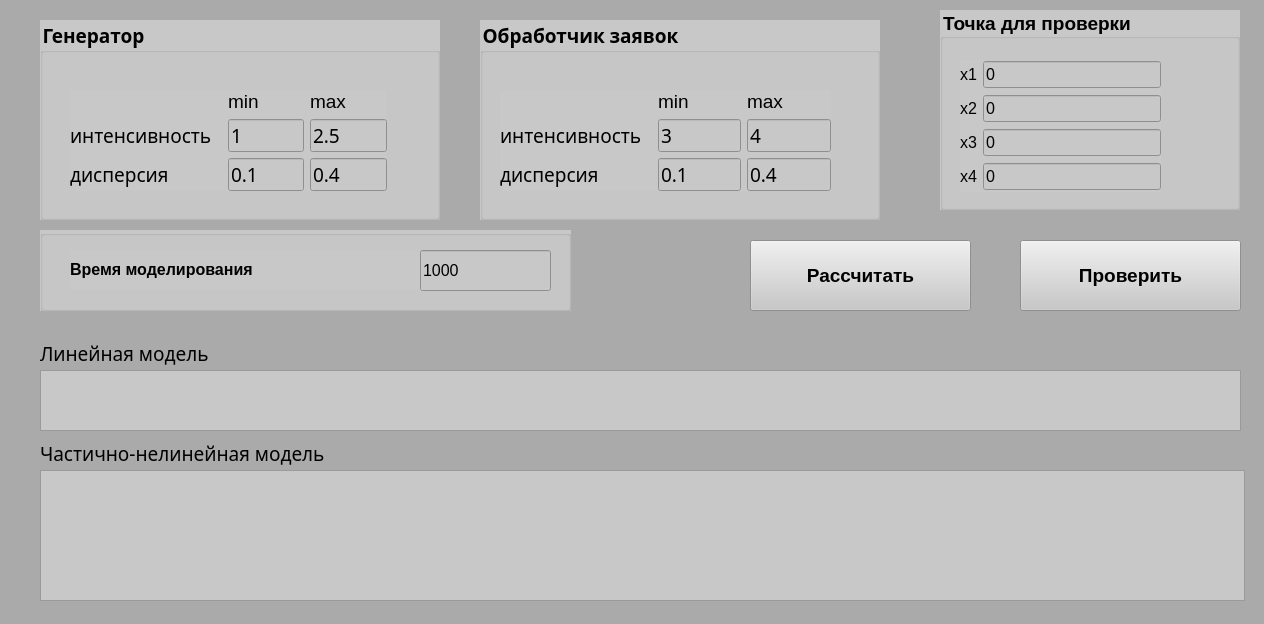
<?xml version="1.0" encoding="UTF-8"?>
<ui version="4.0">
 <class>Form</class>
 <widget class="QWidget" name="Form">
  <property name="geometry">
   <rect>
    <x>0</x>
    <y>0</y>
    <width>1264</width>
    <height>624</height>
   </rect>
  </property>
  <property name="sizePolicy">
   <sizepolicy hsizetype="Fixed" vsizetype="Fixed">
    <horstretch>0</horstretch>
    <verstretch>0</verstretch>
   </sizepolicy>
  </property>
  <property name="font">
   <font>
    <family>Monaco</family>
    <pointsize>14</pointsize>
   </font>
  </property>
  <property name="windowTitle">
   <string>EP lab_2</string>
  </property>
  <property name="styleSheet">
   <string notr="true">background-color: rgb(170, 170, 170);</string>
  </property>
  <widget class="QPushButton" name="calcButton">
   <property name="geometry">
    <rect>
     <x>750</x>
     <y>240</y>
     <width>221</width>
     <height>71</height>
    </rect>
   </property>
   <property name="font">
    <font>
     <family>Segoe UI</family>
     <pointsize>14</pointsize>
     <bold>true</bold>
    </font>
   </property>
   <property name="styleSheet">
    <string notr="true">background-color: rgb(200, 200, 200);</string>
   </property>
   <property name="text">
    <string>Рассчитать</string>
   </property>
  </widget>
  <widget class="QGroupBox" name="groupBox_3">
   <property name="geometry">
    <rect>
     <x>40</x>
     <y>230</y>
     <width>531</width>
     <height>81</height>
    </rect>
   </property>
   <property name="font">
    <font>
     <family>Monaco</family>
     <pointsize>14</pointsize>
    </font>
   </property>
   <property name="styleSheet">
    <string notr="true">background-color: rgb(200, 200, 200);</string>
   </property>
   <property name="title">
    <string/>
   </property>
   <widget class="QLabel" name="label_req_cnt">
    <property name="geometry">
     <rect>
      <x>30</x>
      <y>20</y>
      <width>357</width>
      <height>39</height>
     </rect>
    </property>
    <property name="font">
     <font>
      <family>Segoe UI</family>
      <pointsize>12</pointsize>
      <bold>true</bold>
     </font>
    </property>
    <property name="text">
     <string>Время моделирования   </string>
    </property>
   </widget>
   <widget class="QLineEdit" name="line_edit_time">
    <property name="geometry">
     <rect>
      <x>380</x>
      <y>20</y>
      <width>131</width>
      <height>41</height>
     </rect>
    </property>
    <property name="font">
     <font>
      <family>Segoe UI</family>
      <pointsize>12</pointsize>
      <bold>false</bold>
     </font>
    </property>
    <property name="text">
     <string>1000</string>
    </property>
   </widget>
  </widget>
  <widget class="QTableWidget" name="table">
   <property name="enabled">
    <bool>false</bool>
   </property>
   <property name="geometry">
    <rect>
     <x>1710</x>
     <y>630</y>
     <width>1811</width>
     <height>171</height>
    </rect>
   </property>
   <property name="layoutDirection">
    <enum>Qt::LeftToRight</enum>
   </property>
   <property name="styleSheet">
    <string notr="true">background-color: rgb(255, 255, 255);</string>
   </property>
   <property name="textElideMode">
    <enum>Qt::ElideMiddle</enum>
   </property>
   <attribute name="horizontalHeaderVisible">
    <bool>false</bool>
   </attribute>
   <attribute name="horizontalHeaderDefaultSectionSize">
    <number>90</number>
   </attribute>
   <attribute name="verticalHeaderVisible">
    <bool>false</bool>
   </attribute>
   <row>
    <property name="text">
     <string>Новая строка</string>
    </property>
   </row>
   <row>
    <property name="text">
     <string>Новая строка</string>
    </property>
   </row>
   <column>
    <property name="text">
     <string>Новый столбец</string>
    </property>
   </column>
   <column>
    <property name="text">
     <string>Новый столбец</string>
    </property>
   </column>
   <column>
    <property name="text">
     <string>Новый столбец</string>
    </property>
   </column>
   <column>
    <property name="text">
     <string>Новый столбец</string>
    </property>
   </column>
   <column>
    <property name="text">
     <string>Новый столбец</string>
    </property>
   </column>
   <column>
    <property name="text">
     <string>Новый столбец</string>
    </property>
   </column>
   <column>
    <property name="text">
     <string>Новый столбец</string>
    </property>
   </column>
   <column>
    <property name="text">
     <string>Новый столбец</string>
    </property>
   </column>
   <column>
    <property name="text">
     <string>Новый столбец</string>
    </property>
   </column>
   <column>
    <property name="text">
     <string>Новый столбец</string>
    </property>
   </column>
   <column>
    <property name="text">
     <string>Новый столбец</string>
    </property>
   </column>
   <column>
    <property name="text">
     <string>Новый столбец</string>
    </property>
   </column>
   <column>
    <property name="text">
     <string>Новый столбец</string>
    </property>
   </column>
   <column>
    <property name="text">
     <string>Новый столбец</string>
    </property>
   </column>
   <column>
    <property name="text">
     <string>Новый столбец</string>
    </property>
   </column>
   <column>
    <property name="text">
     <string>Новый столбец</string>
    </property>
   </column>
   <column>
    <property name="text">
     <string>Новый столбец</string>
    </property>
   </column>
   <column>
    <property name="text">
     <string>Новый столбец</string>
    </property>
   </column>
   <column>
    <property name="text">
     <string>Новый столбец</string>
    </property>
   </column>
   <column>
    <property name="text">
     <string>Новый столбец</string>
    </property>
   </column>
   <item row="0" column="0">
    <property name="text">
     <string>№ опыта</string>
    </property>
    <property name="textAlignment">
     <set>AlignCenter</set>
    </property>
   </item>
   <item row="0" column="1">
    <property name="text">
     <string>x0</string>
    </property>
    <property name="textAlignment">
     <set>AlignCenter</set>
    </property>
   </item>
   <item row="0" column="2">
    <property name="text">
     <string>x1</string>
    </property>
    <property name="textAlignment">
     <set>AlignCenter</set>
    </property>
   </item>
   <item row="0" column="3">
    <property name="text">
     <string>x2</string>
    </property>
    <property name="textAlignment">
     <set>AlignCenter</set>
    </property>
   </item>
   <item row="0" column="4">
    <property name="text">
     <string>x3</string>
    </property>
    <property name="textAlignment">
     <set>AlignCenter</set>
    </property>
   </item>
   <item row="0" column="5">
    <property name="text">
     <string>x4</string>
    </property>
    <property name="textAlignment">
     <set>AlignCenter</set>
    </property>
   </item>
   <item row="0" column="6">
    <property name="text">
     <string>x1x2</string>
    </property>
    <property name="textAlignment">
     <set>AlignCenter</set>
    </property>
   </item>
   <item row="0" column="7">
    <property name="text">
     <string>x1x3</string>
    </property>
    <property name="textAlignment">
     <set>AlignCenter</set>
    </property>
   </item>
   <item row="0" column="8">
    <property name="text">
     <string>x1x4</string>
    </property>
    <property name="textAlignment">
     <set>AlignCenter</set>
    </property>
   </item>
   <item row="0" column="9">
    <property name="text">
     <string>x2x3</string>
    </property>
    <property name="textAlignment">
     <set>AlignCenter</set>
    </property>
   </item>
   <item row="0" column="10">
    <property name="text">
     <string>x2x4</string>
    </property>
    <property name="textAlignment">
     <set>AlignCenter</set>
    </property>
   </item>
   <item row="0" column="11">
    <property name="text">
     <string>x3x4</string>
    </property>
    <property name="textAlignment">
     <set>AlignCenter</set>
    </property>
   </item>
   <item row="0" column="12">
    <property name="text">
     <string>x1x2x3</string>
    </property>
    <property name="textAlignment">
     <set>AlignCenter</set>
    </property>
   </item>
   <item row="0" column="13">
    <property name="text">
     <string>x1x2x4</string>
    </property>
    <property name="textAlignment">
     <set>AlignCenter</set>
    </property>
   </item>
   <item row="0" column="14">
    <property name="text">
     <string>x1x3x4</string>
    </property>
    <property name="textAlignment">
     <set>AlignCenter</set>
    </property>
   </item>
   <item row="0" column="15">
    <property name="text">
     <string>x2x3x4</string>
    </property>
    <property name="textAlignment">
     <set>AlignCenter</set>
    </property>
   </item>
   <item row="0" column="16">
    <property name="text">
     <string>x1x2x3x4</string>
    </property>
    <property name="textAlignment">
     <set>AlignCenter</set>
    </property>
   </item>
   <item row="0" column="17">
    <property name="text">
     <string>Y</string>
    </property>
    <property name="textAlignment">
     <set>AlignCenter</set>
    </property>
   </item>
   <item row="0" column="18">
    <property name="text">
     <string>Yл</string>
    </property>
    <property name="textAlignment">
     <set>AlignCenter</set>
    </property>
   </item>
   <item row="0" column="19">
    <property name="text">
     <string>Yнл</string>
    </property>
    <property name="textAlignment">
     <set>AlignCenter</set>
    </property>
   </item>
   <item row="1" column="0">
    <property name="text">
     <string>1</string>
    </property>
   </item>
  </widget>
  <widget class="QGroupBox" name="groupBox_4">
   <property name="geometry">
    <rect>
     <x>940</x>
     <y>10</y>
     <width>300</width>
     <height>200</height>
    </rect>
   </property>
   <property name="font">
    <font>
     <family>Segoe UI</family>
     <pointsize>14</pointsize>
     <bold>true</bold>
    </font>
   </property>
   <property name="styleSheet">
    <string notr="true">background-color: rgb(200, 200, 200);</string>
   </property>
   <property name="title">
    <string>Точка для проверки</string>
   </property>
   <widget class="QWidget" name="gridLayoutWidget_5">
    <property name="geometry">
     <rect>
      <x>20</x>
      <y>50</y>
      <width>201</width>
      <height>132</height>
     </rect>
    </property>
    <layout class="QGridLayout" name="gridLayout_8">
     <item row="0" column="1">
      <widget class="QLineEdit" name="line_edit_gen_int">
       <property name="font">
        <font>
         <family>Segoe UI</family>
         <pointsize>12</pointsize>
        </font>
       </property>
       <property name="text">
        <string>0</string>
       </property>
      </widget>
     </item>
     <item row="1" column="0">
      <widget class="QLabel" name="label_a_7">
       <property name="font">
        <font>
         <family>Segoe UI</family>
         <pointsize>12</pointsize>
        </font>
       </property>
       <property name="text">
        <string notr="true">x2</string>
       </property>
      </widget>
     </item>
     <item row="2" column="1">
      <widget class="QLineEdit" name="line_edit_pm_int">
       <property name="font">
        <font>
         <family>Segoe UI</family>
         <pointsize>12</pointsize>
        </font>
       </property>
       <property name="text">
        <string>0</string>
       </property>
      </widget>
     </item>
     <item row="0" column="0">
      <widget class="QLabel" name="label_a_9">
       <property name="font">
        <font>
         <family>Segoe UI</family>
         <pointsize>12</pointsize>
        </font>
       </property>
       <property name="text">
        <string notr="true">x1</string>
       </property>
      </widget>
     </item>
     <item row="1" column="1">
      <widget class="QLineEdit" name="line_edit_gen_var">
       <property name="font">
        <font>
         <family>Segoe UI</family>
         <pointsize>12</pointsize>
        </font>
       </property>
       <property name="text">
        <string>0</string>
       </property>
      </widget>
     </item>
     <item row="3" column="1">
      <widget class="QLineEdit" name="line_edit_pm_var">
       <property name="font">
        <font>
         <family>Segoe UI</family>
         <pointsize>12</pointsize>
        </font>
       </property>
       <property name="text">
        <string>0</string>
       </property>
      </widget>
     </item>
     <item row="2" column="0">
      <widget class="QLabel" name="label_a_12">
       <property name="font">
        <font>
         <family>Segoe UI</family>
         <pointsize>12</pointsize>
        </font>
       </property>
       <property name="text">
        <string notr="true">x3</string>
       </property>
      </widget>
     </item>
     <item row="3" column="0">
      <widget class="QLabel" name="label_a_13">
       <property name="font">
        <font>
         <family>Segoe UI</family>
         <pointsize>12</pointsize>
        </font>
       </property>
       <property name="text">
        <string notr="true">x4</string>
       </property>
      </widget>
     </item>
    </layout>
   </widget>
  </widget>
  <widget class="QPushButton" name="checkButton">
   <property name="geometry">
    <rect>
     <x>1020</x>
     <y>240</y>
     <width>221</width>
     <height>71</height>
    </rect>
   </property>
   <property name="font">
    <font>
     <family>Segoe UI</family>
     <pointsize>14</pointsize>
     <bold>true</bold>
    </font>
   </property>
   <property name="styleSheet">
    <string notr="true">background-color: rgb(200, 200, 200);</string>
   </property>
   <property name="text">
    <string>Проверить</string>
   </property>
  </widget>
  <widget class="QLabel" name="label_b_8">
   <property name="geometry">
    <rect>
     <x>40</x>
     <y>440</y>
     <width>311</width>
     <height>26</height>
    </rect>
   </property>
   <property name="font">
    <font>
     <family>Monaco</family>
     <pointsize>14</pointsize>
    </font>
   </property>
   <property name="text">
    <string notr="true">Частично-нелинейная модель</string>
   </property>
  </widget>
  <widget class="QTextBrowser" name="line_edit_nonlin_res">
   <property name="geometry">
    <rect>
     <x>40</x>
     <y>470</y>
     <width>1205</width>
     <height>131</height>
    </rect>
   </property>
   <property name="styleSheet">
    <string notr="true">background-color: rgb(200, 200, 200);</string>
   </property>
  </widget>
  <widget class="QLabel" name="label_a_8">
   <property name="geometry">
    <rect>
     <x>40</x>
     <y>340</y>
     <width>281</width>
     <height>26</height>
    </rect>
   </property>
   <property name="font">
    <font>
     <family>Monaco</family>
     <pointsize>14</pointsize>
    </font>
   </property>
   <property name="text">
    <string notr="true">Линейная модель</string>
   </property>
  </widget>
  <widget class="QTextBrowser" name="line_edit_lin_res">
   <property name="geometry">
    <rect>
     <x>40</x>
     <y>370</y>
     <width>1201</width>
     <height>61</height>
    </rect>
   </property>
   <property name="styleSheet">
    <string notr="true">background-color: rgb(200, 200, 200);</string>
   </property>
  </widget>
  <widget class="QGroupBox" name="groupBox_2">
   <property name="geometry">
    <rect>
     <x>480</x>
     <y>20</y>
     <width>400</width>
     <height>200</height>
    </rect>
   </property>
   <property name="font">
    <font>
     <family>Monaco</family>
     <pointsize>14</pointsize>
     <bold>true</bold>
    </font>
   </property>
   <property name="styleSheet">
    <string notr="true">background-color: rgb(200, 200, 200);</string>
   </property>
   <property name="title">
    <string>Обработчик заявок</string>
   </property>
   <widget class="QWidget" name="gridLayoutWidget_2">
    <property name="geometry">
     <rect>
      <x>20</x>
      <y>70</y>
      <width>331</width>
      <height>101</height>
     </rect>
    </property>
    <layout class="QGridLayout" name="gridLayout_4">
     <item row="2" column="0">
      <widget class="QLabel" name="label_a_3">
       <property name="font">
        <font>
         <family>Monaco</family>
         <pointsize>14</pointsize>
        </font>
       </property>
       <property name="text">
        <string notr="true">дисперсия </string>
       </property>
      </widget>
     </item>
     <item row="2" column="1">
      <widget class="QLineEdit" name="line_edit_min_pm_var">
       <property name="font">
        <font>
         <family>Monaco</family>
         <pointsize>14</pointsize>
        </font>
       </property>
       <property name="text">
        <string>0.1</string>
       </property>
      </widget>
     </item>
     <item row="2" column="2">
      <widget class="QLineEdit" name="line_edit_max_pm_var">
       <property name="font">
        <font>
         <family>Monaco</family>
         <pointsize>14</pointsize>
        </font>
       </property>
       <property name="text">
        <string>0.4</string>
       </property>
      </widget>
     </item>
     <item row="1" column="0">
      <widget class="QLabel" name="label_a_4">
       <property name="font">
        <font>
         <family>Monaco</family>
         <pointsize>14</pointsize>
        </font>
       </property>
       <property name="text">
        <string notr="true">интенсивность  </string>
       </property>
      </widget>
     </item>
     <item row="1" column="1">
      <widget class="QLineEdit" name="line_edit_min_pm_int">
       <property name="font">
        <font>
         <family>Monaco</family>
         <pointsize>14</pointsize>
        </font>
       </property>
       <property name="text">
        <string>3</string>
       </property>
      </widget>
     </item>
     <item row="0" column="1">
      <widget class="QLabel" name="label_6">
       <property name="font">
        <font>
         <pointsize>14</pointsize>
        </font>
       </property>
       <property name="text">
        <string>min</string>
       </property>
      </widget>
     </item>
     <item row="0" column="2">
      <widget class="QLabel" name="label_7">
       <property name="font">
        <font>
         <pointsize>14</pointsize>
        </font>
       </property>
       <property name="text">
        <string>max</string>
       </property>
      </widget>
     </item>
     <item row="1" column="2">
      <widget class="QLineEdit" name="line_edit_max_pm_int">
       <property name="font">
        <font>
         <family>Monaco</family>
         <pointsize>14</pointsize>
        </font>
       </property>
       <property name="text">
        <string>4</string>
       </property>
      </widget>
     </item>
    </layout>
   </widget>
  </widget>
  <widget class="QGroupBox" name="groupBox">
   <property name="geometry">
    <rect>
     <x>40</x>
     <y>20</y>
     <width>400</width>
     <height>200</height>
    </rect>
   </property>
   <property name="font">
    <font>
     <family>Monaco</family>
     <pointsize>14</pointsize>
     <bold>true</bold>
    </font>
   </property>
   <property name="styleSheet">
    <string notr="true">background-color: rgb(200, 200, 200);</string>
   </property>
   <property name="title">
    <string>Генератор</string>
   </property>
   <widget class="QWidget" name="gridLayoutWidget">
    <property name="geometry">
     <rect>
      <x>30</x>
      <y>70</y>
      <width>317</width>
      <height>101</height>
     </rect>
    </property>
    <layout class="QGridLayout" name="gridLayout_3">
     <item row="2" column="0">
      <widget class="QLabel" name="label_a_2">
       <property name="font">
        <font>
         <family>Monaco</family>
         <pointsize>14</pointsize>
        </font>
       </property>
       <property name="text">
        <string notr="true">дисперсия</string>
       </property>
      </widget>
     </item>
     <item row="0" column="2">
      <widget class="QLabel" name="label_8">
       <property name="font">
        <font>
         <pointsize>14</pointsize>
        </font>
       </property>
       <property name="text">
        <string>max</string>
       </property>
      </widget>
     </item>
     <item row="2" column="2">
      <widget class="QLineEdit" name="line_edit_max_gen_var">
       <property name="font">
        <font>
         <family>Monaco</family>
         <pointsize>14</pointsize>
        </font>
       </property>
       <property name="text">
        <string>0.4</string>
       </property>
      </widget>
     </item>
     <item row="1" column="1">
      <widget class="QLineEdit" name="line_edit_min_gen_int">
       <property name="font">
        <font>
         <family>Monaco</family>
         <pointsize>14</pointsize>
        </font>
       </property>
       <property name="text">
        <string>1</string>
       </property>
      </widget>
     </item>
     <item row="1" column="0">
      <widget class="QLabel" name="label_b">
       <property name="font">
        <font>
         <family>Monaco</family>
         <pointsize>14</pointsize>
        </font>
       </property>
       <property name="text">
        <string notr="true">интенсивность  </string>
       </property>
      </widget>
     </item>
     <item row="0" column="1">
      <widget class="QLabel" name="label_5">
       <property name="font">
        <font>
         <pointsize>14</pointsize>
        </font>
       </property>
       <property name="text">
        <string>min</string>
       </property>
      </widget>
     </item>
     <item row="2" column="1">
      <widget class="QLineEdit" name="line_edit_min_gen_var">
       <property name="font">
        <font>
         <family>Monaco</family>
         <pointsize>14</pointsize>
        </font>
       </property>
       <property name="text">
        <string>0.1</string>
       </property>
      </widget>
     </item>
     <item row="1" column="2">
      <widget class="QLineEdit" name="line_edit_max_gen_int">
       <property name="font">
        <font>
         <family>Monaco</family>
         <pointsize>14</pointsize>
        </font>
       </property>
       <property name="text">
        <string>2.5</string>
       </property>
      </widget>
     </item>
    </layout>
   </widget>
  </widget>
 </widget>
 <resources/>
 <connections/>
</ui>
